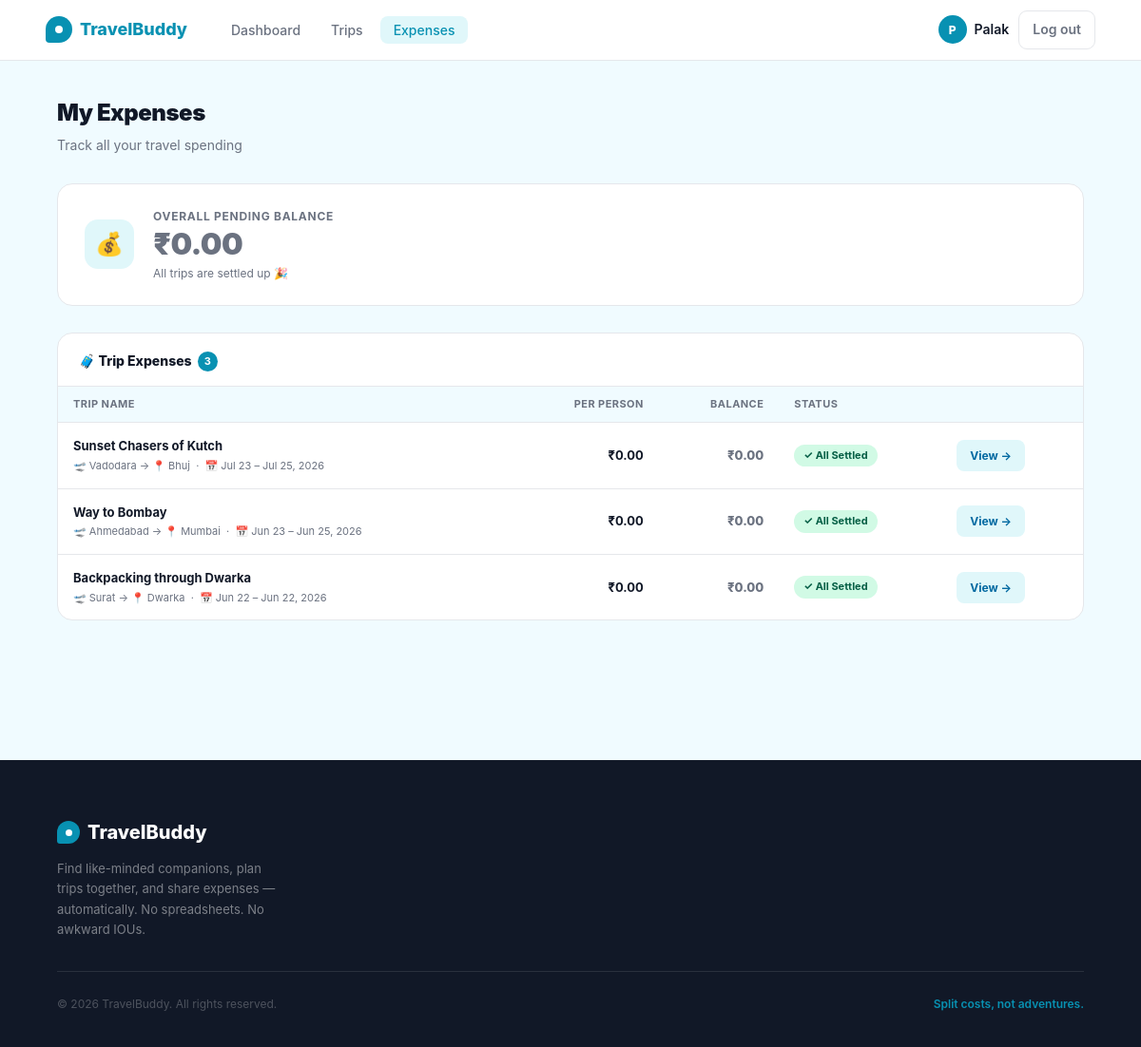
/my-expenses (signed in), run on the app's committed database.
### app/models.py (models this page shows, shortened)
class User(db.Model, UserMixin):
    __tablename__ = 'users'
    id             = db.Column(db.Integer, primary_key=True)
    name           = db.Column(db.String(100), nullable=False)
    email          = db.Column(db.String(150), unique=True, nullable=False)
    password_hash  = db.Column(db.String(255), nullable=False)
    travel_style   = db.Column(db.String(50), default='flexible')
    bio            = db.Column(db.Text, default='')
    interests      = db.Column(db.String(255), default='')
    phone          = db.Column(db.String(20), default='')
    created_at     = db.Column(db.DateTime, default=lambda: datetime.now(timezone.utc))
    owned_trips    = db.relationship('Trip', back_populates='owner', lazy='dynamic')
    memberships    = db.relationship('TripMember', back_populates='user', lazy='dynamic')
    expenses_paid  = db.relationship('Expense', back_populates='paid_by', lazy='dynamic')
    def _all_trip_ids(self):
        owned = [t.id for t in Trip.query.filter_by(owner_id=self.id).all()]
        joined = [m.trip_id for m in
                  TripMember.query.filter_by(user_id=self.id, status='accepted').all()]
        return list(set(owned + joined))

class Trip(db.Model):
    __tablename__ = 'trips'
    __table_args__ = (
        db.Index('ix_trips_owner_status', 'owner_id', 'status'),
        db.Index('ix_trips_public_start', 'is_public', 'start_date'),
    )
    id          = db.Column(db.Integer, primary_key=True)
    owner_id    = db.Column(db.Integer, db.ForeignKey('users.id'), nullable=False)
    title       = db.Column(db.String(150), nullable=False)
    destination = db.Column(db.String(150), nullable=False)
    departure_city = db.Column(db.String(100), default='')
    start_date  = db.Column(db.Date, nullable=False)
    end_date    = db.Column(db.Date, nullable=False)
    description = db.Column(db.Text, default='')
    budget_min  = db.Column(db.Float, default=0)
    budget_max  = db.Column(db.Float, default=0)
    max_members = db.Column(db.Integer, default=4)
    status      = db.Column(db.String(20), default='OPEN')  # OPEN, AWAITING_CONFIRMATION, CONFIRMED, ACTIVE, COMPLETED, CANCELLED
    confirmation_deadline = db.Column(db.DateTime, nullable=True)
    confirmation_started_at = db.Column(db.DateTime, nullable=True)
    cancelled_at = db.Column(db.DateTime, nullable=True)
    is_public   = db.Column(db.Boolean, default=True)
    created_at  = db.Column(db.DateTime, default=lambda: datetime.now(timezone.utc))
    owner    = db.relationship('User', back_populates='owned_trips')
    members  = db.relationship('TripMember', back_populates='trip', lazy='dynamic',
                               cascade='all, delete-orphan')
    expenses = db.relationship('Expense', back_populates='trip', lazy='dynamic',
                               cascade='all, delete-orphan')
    def member_count(self):
        return self.members.filter_by(status='accepted').count() + 1  # +1 for owner
    def total_spent(self):
        return round(sum(e.amount for e in self.expenses), 2)
    def your_share(self, user_id):
        mc = self.member_count()
        return round(self.total_spent() / mc, 2) if mc else 0.0
    def balance_for(self, user_id):
        paid = sum(e.amount for e in self.expenses.filter_by(paid_by_id=user_id))
        share = self.your_share(user_id)
        return round(paid - share, 2)
    def accepted_members(self):
        return TripMember.query.filter_by(trip_id=self.id, status='accepted').all()
    def all_member_users(self):
        users = [self.owner]
        for m in self.accepted_members():
            users.append(m.user)
        return users
    def calculate_settlements(self):
        members = self.all_member_users()
        mc = len(members)
        if mc == 0:
            return []
        total = sum(e.amount for e in self.expenses)
        share = total / mc
        balances = []
        for user in members:
            paid = sum(e.amount for e in self.expenses.filter_by(paid_by_id=user.id))
            balances.append([user, round(paid - share, 2)])
        creditors = sorted([b for b in balances if b[1] > 0.009], key=lambda x: -x[1])
        debtors   = sorted([b for b in balances if b[1] < -0.009], key=lambda x: x[1])
        settlements = []
        i, j = 0, 0
        return settlements

### app/expenses/routes.py (the view, shortened to what this page needs)
@expenses.route('/my-expenses')
@login_required
def my_expenses():
    trip_ids = current_user._all_trip_ids()
    trips_list = Trip.query.filter(Trip.id.in_(trip_ids)).order_by(Trip.start_date.desc()).all() \
        if trip_ids else []
    rows = []
    pending_balance = 0.0
    for trip in trips_list:
        raw_balance = trip.balance_for(current_user.id)
        per_person  = trip.your_share(current_user.id)
        computed_transfers = trip.calculate_settlements()
        my_debts = [t for t in computed_transfers if t['debtor'].id == current_user.id]
        my_credits = [t for t in computed_transfers if t['creditor'].id == current_user.id]
        if not my_debts and not my_credits:
            settled = True
            unsettled_amount = 0.0
        if not settled:
            pending_balance += unsettled_amount
        rows.append({
            'trip':       trip,
            'per_person': round(per_person, 2),
            'balance':    round(raw_balance, 2),
            'settled':    settled,
        })
    return render_template('expenses/my_expenses.html',
        rows=rows,
        pending_balance=round(pending_balance, 2)
    )

### app/models.py (called while the page is built)
@login_manager.user_loader
def load_user(user_id):
    return db.session.get(User, int(user_id))

### app/templates/expenses/my_expenses.html (shortened to what this page needs)
{% extends "base.html" %}
{% block content %}
<div class="myexp-page">
  <div class="myexp-inner">
    <div class="page-header">
      <h1 class="page-title">My Expenses</h1>
      <p class="page-subtitle">Track all your travel spending</p>
    </div>
    <div class="balance-card">
      <div class="balance-icon">💰</div>
      <div class="balance-info">
        <div class="balance-label">Overall Pending Balance</div>
        {% if pending_balance > 0.009 %}
          <div class="balance-amount positive">+₹{{ "%.2f"|format(pending_balance) }}</div>
          <div class="balance-sub">You are owed this amount across unsettled trips</div>
        {% elif pending_balance < -0.009 %}
          <div class="balance-amount negative">−₹{{ "%.2f"|format(-pending_balance) }}</div>
          <div class="balance-sub">You owe this amount across unsettled trips</div>
        {% else %}
          <div class="balance-amount zero">₹0.00</div>
          <div class="balance-sub">All trips are settled up 🎉</div>
        {% endif %}
      </div>
    </div>
    {% if rows %}
    <div class="panel">
      <div class="panel-head">
        <div class="panel-title">
          🧳 Trip Expenses
          <span class="panel-count">{{ rows|length }}</span>
        </div>
      </div>
      <div class="exp-table-wrap">
        <table class="exp-table">
          <thead>
            <tr>
              <th>Trip Name</th>
              <th class="col-right">Per Person</th>
              <th class="col-right">Balance</th>
              <th>Status</th>
              <th></th>
            </tr>
          </thead>
          <tbody>
            {% for row in rows %}
            <tr>
              <td>
                <div class="td-trip-name">
                  <a href="{{ url_for('trips.detail', trip_id=row.trip.id) }}">{{ row.trip.title }}</a>
                </div>
                <div class="td-trip-sub">
                  🛫 {{ row.trip.departure_city }} → 📍 {{ row.trip.destination }} &nbsp;·&nbsp;
                  📅 {{ row.trip.start_date.strftime('%b %d') }} – {{ row.trip.end_date.strftime('%b %d, %Y') }}
                </div>
              </td>
              <td class="td-amount">₹{{ "%.2f"|format(row.per_person) }}</td>
              <td class="td-balance {% if row.balance > 0.009 %}positive{% elif row.balance < -0.009 %}negative{% else %}zero{% endif %}">
                {% if row.balance > 0.009 %}
                  +₹{{ "%.2f"|format(row.balance) }}
                {% elif row.balance < -0.009 %}
                  −₹{{ "%.2f"|format(-row.balance) }}
                {% else %}
                  ₹0.00
                {% endif %}
              </td>
              <td>
                {% if row.settled %}
                  <span class="badge badge-settled">✓ All Settled</span>
                {% else %}
                  <span class="badge badge-pending">⏳ Pending</span>
                {% endif %}
              </td>
              <td>
                <a href="{{ url_for('trips.detail', trip_id=row.trip.id) }}#settlement-summary"
                   class="btn-view">View →</a>
              </td>
            </tr>
            {% endfor %}
          </tbody>
        </table>
      </div>
    </div>
    {% else %}
    <div class="empty-state">
      <div class="empty-icon">🧾</div>
      <h4>No expenses yet</h4>
      <p>Once you join a trip and expenses are added, they'll appear here.</p>
    </div>
    {% endif %}
  </div>
</div>
{% endblock %}

### app/templates/base.html (shortened to what this page needs)
<!DOCTYPE html>
<html lang="en">
<head>
</head>
<body>
<nav>
  <a href="{{ url_for('main.home') }}" class="logo">
    <div class="logo-icon"></div>
    TravelBuddy
  </a>
  {% if current_user.is_authenticated %}
    <ul class="nav-links">
      <li><a href="{{ url_for('dashboard.index') }}" {% if request.endpoint == 'dashboard.index' %}class="active"{% endif %}>Dashboard</a></li>
      <li><a href="{{ url_for('trips.index') }}" {% if request.endpoint and request.endpoint.startswith('trips.') %}class="active"{% endif %}>Trips</a></li>
      <li><a href="{{ url_for('expenses.my_expenses') }}" {% if request.endpoint == 'expenses.my_expenses' %}class="active"{% endif %}>Expenses</a></li>
    </ul>
    <div class="nav-right">
      <div class="nav-user">
        <div class="nav-avatar">{{ current_user.name[0].upper() }}</div>
        <a href="{{ url_for('profile.view') }}" style="color:inherit;">{{ current_user.name.split()[0] }}</a>
      </div>
      <a href="{{ url_for('auth.logout') }}" class="btn-logout">Log out</a>
    </div>
  {% endif %}
</nav>
{% block content %}{% endblock %}
<footer>
  <div class="footer-inner">
    <div class="footer-top">
      <div class="footer-brand">
        <div class="footer-logo">
          <div class="footer-logo-icon"></div>
          TravelBuddy
        </div>
        <p>Find like-minded companions, plan trips together, and share expenses — automatically. No spreadsheets. No awkward IOUs.</p>
      </div>
    </div>
    <div class="footer-bottom">
      <p class="footer-copy">© 2026 TravelBuddy. All rights reserved.</p>
      <p class="footer-tagline-bottom">Split costs, not adventures.</p>
    </div>
  </div>
</footer>
</body>
</html>

### data on the page
User: name "P", name "Palak"
Trip: trip "Sunset Chasers of Kutch", trip.departure_city "Vadodara", trip.destination "Bhuj", trip.start_date "Jul 23", trip.end_date "Jul 25, 2026"
Trip: trip "Way to Bombay", trip.departure_city "Ahmedabad", trip.destination "Mumbai", trip.start_date "Jun 23", trip.end_date "Jun 25, 2026"
Trip: trip "Backpacking through Dwarka", trip.departure_city "Surat", trip.destination "Dwarka", trip.start_date "Jun 22", trip.end_date "Jun 22, 2026"

### other printed values
{{ rows|length }} "3"
{{ "%.2f"|format(row.per_person) }} "0.00" "0.00" "0.00"
